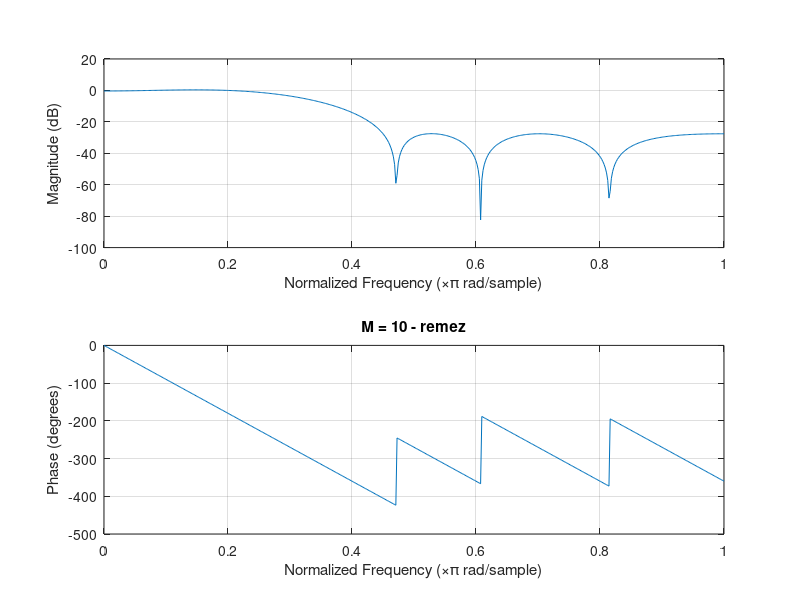
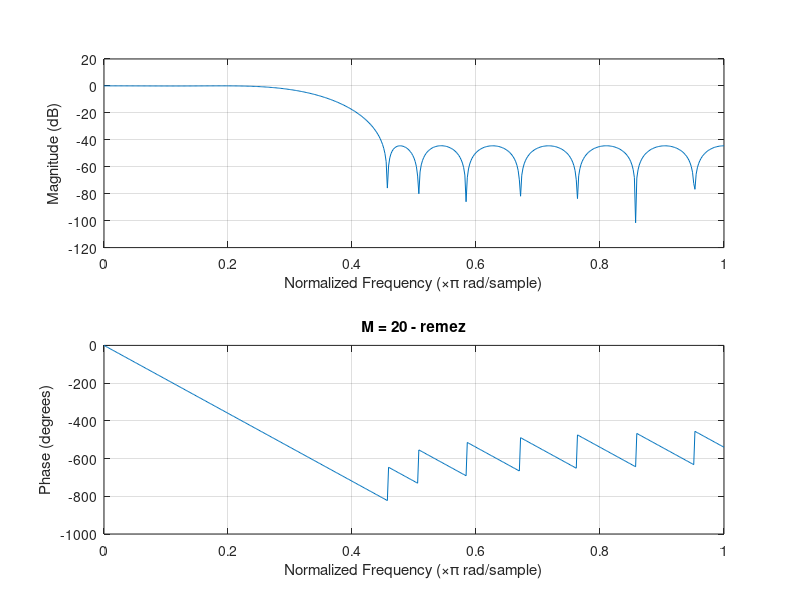
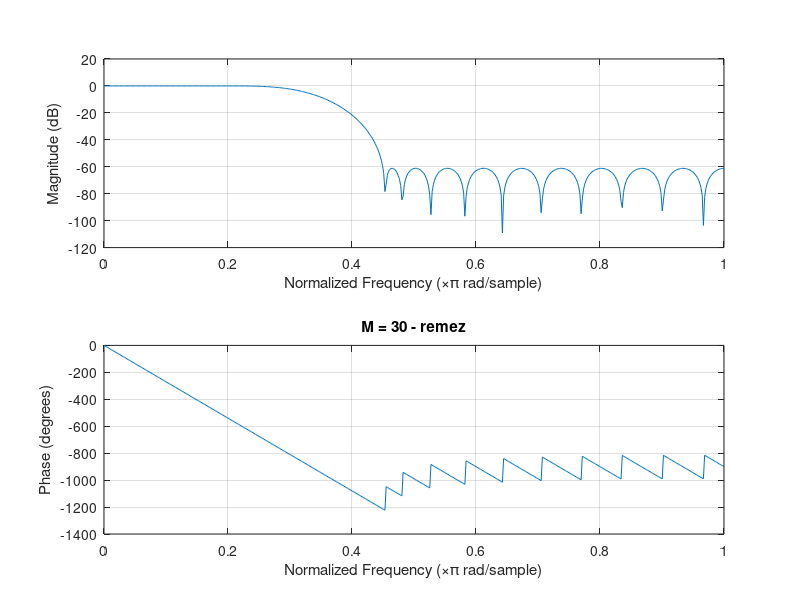
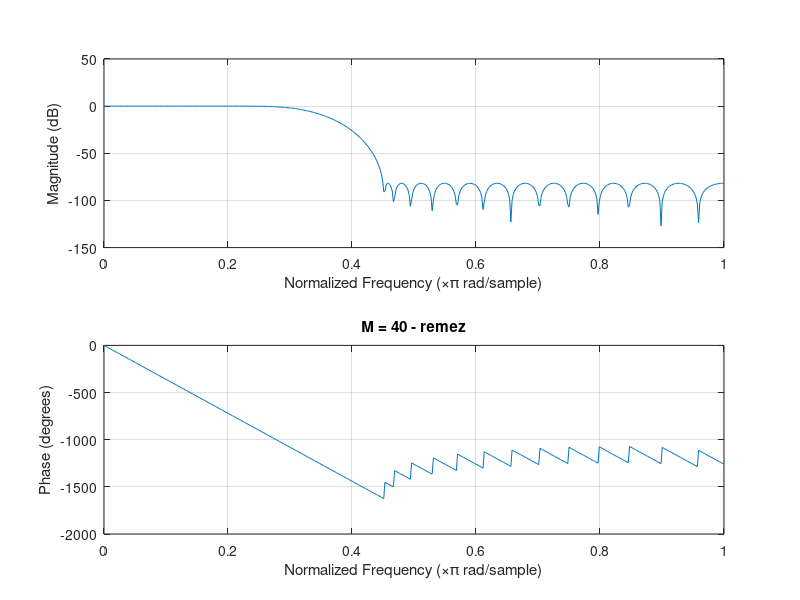

The MATLAB source for these figures, in order:
clc ;
clear all ;
close all ;

omegaP = 0.22 ;
omegaS = 0.45 ;


omega = [ 0 omegaP omegaS 1 ] ;
A = [ 1 1 0 0 ] ;


% FIR optime in sens norma infinit

for M = 10 : 10 : 100
    h = remez( M, omega, A ) ;
    
    figure
    freqz( h )
    str = sprintf('M = %d - remez', M ) ;
	title( str )
end

figure

for M = 10 : 10 : 100
    h = remez( M, omega, A ) ;

    stem( h )
    hold on
end

hold off
title( 'Remez' ) ;

for M = 10 : 10 : 100
    h = firpm( M, omega, A ) ;
    
    figure
    freqz( h )
    str = sprintf('M = %d - firpm', M ) ;
	title( str )
    
end

figure 

for M = 10 : 10 : 100
    h = firpm( M, omega, A ) ;

    stem( h )
    hold on
end

hold off
title( 'Firpm' ) ; 

% Observam ca numarul de oscilatii creste direct proportional cu M

